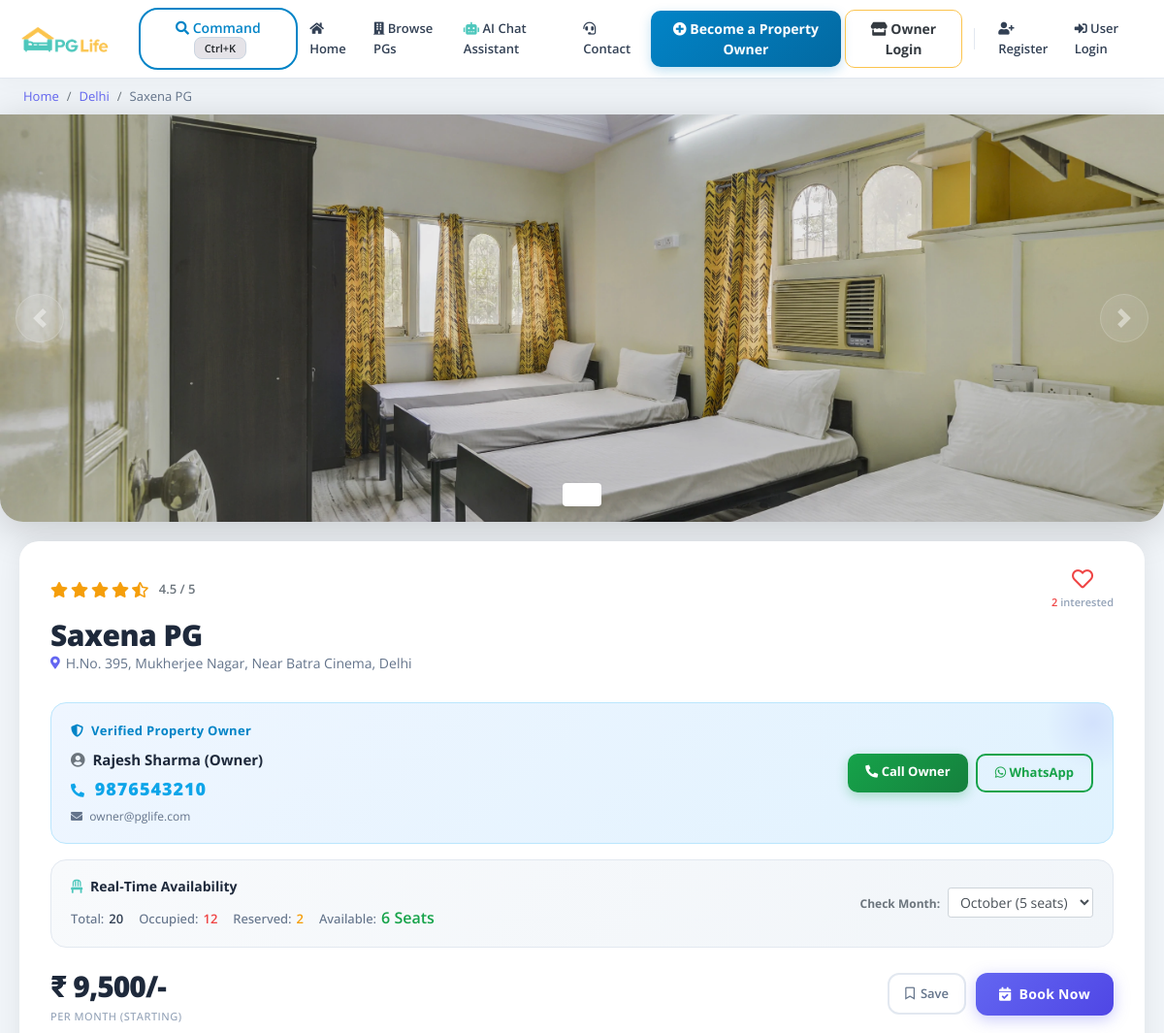
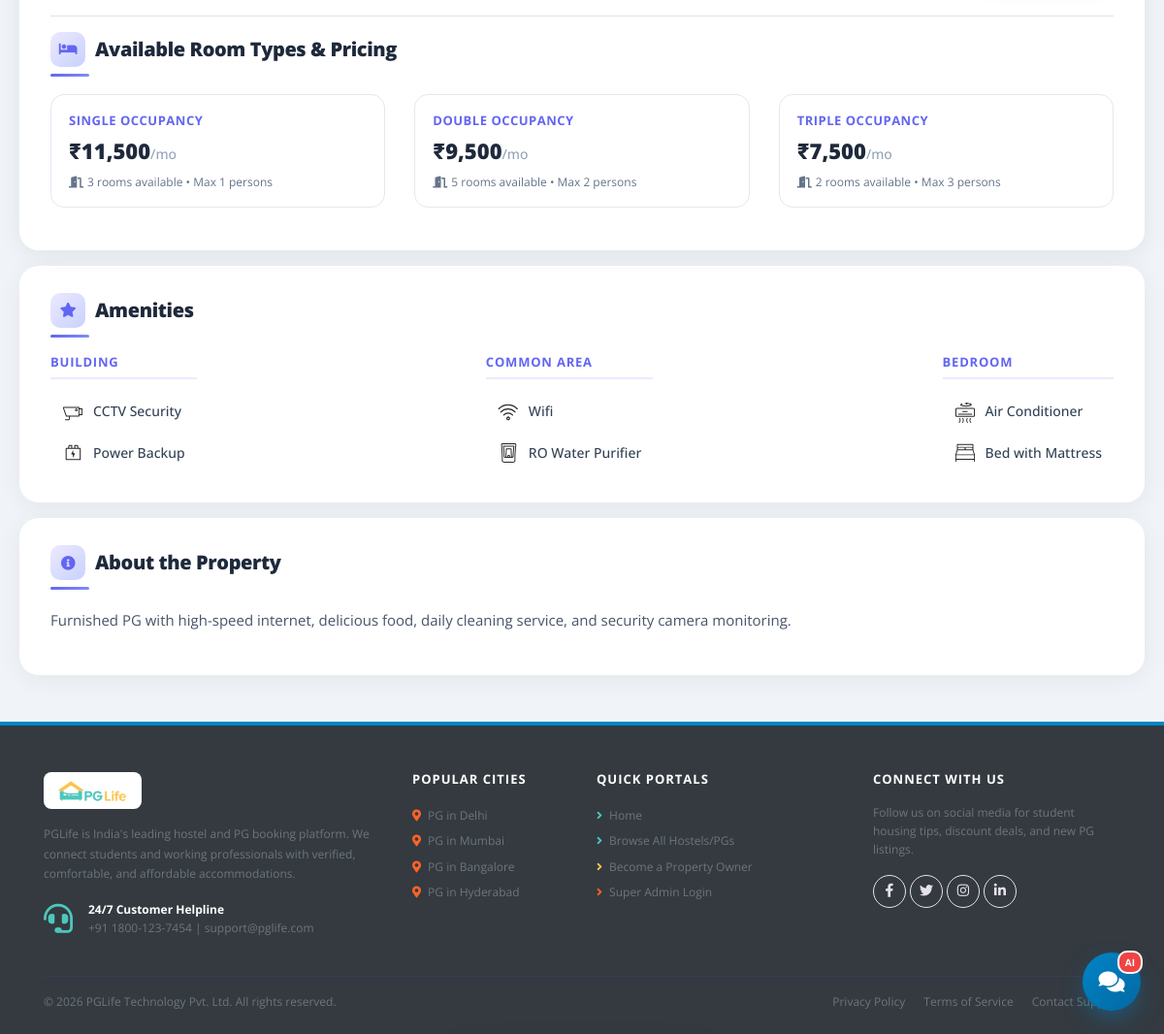
The page /property_detail.php?property_id=1 on the database its author committed (2 pictures, top to bottom).
### tables this page shows
CREATE TABLE `properties` (
  `id` int(11) NOT NULL AUTO_INCREMENT,
  `city_id` int(11) NOT NULL,
  `owner_id` int(11) DEFAULT NULL,
  `name` varchar(255) NOT NULL,
  `address` varchar(255) NOT NULL,
  `description` text NOT NULL,
  `gender` enum('male','female','unisex') NOT NULL,
  `rent` int(11) NOT NULL,
  `rating_clean` float(3,1) NOT NULL DEFAULT 4.0,
  `rating_food` float(3,1) NOT NULL DEFAULT 4.0,
  `rating_safety` float(3,1) NOT NULL DEFAULT 4.0,
  `status` enum('pending','approved','rejected','suspended') NOT NULL DEFAULT 'approved',
  `is_published` tinyint(1) NOT NULL DEFAULT 1,
  `is_pet_friendly` tinyint(1) NOT NULL DEFAULT 0,
  `near_college` varchar(255) DEFAULT NULL,
  `views_count` int(11) NOT NULL DEFAULT 0,
  `admin_notes` text DEFAULT NULL,
  `total_rooms` int(11) NOT NULL DEFAULT 10,
  `total_beds` int(11) NOT NULL DEFAULT 20,
  `total_seats` int(11) NOT NULL DEFAULT 20,
  `reserved_seats` int(11) NOT NULL DEFAULT 2,
  `occupied_seats` int(11) NOT NULL DEFAULT 12,
  `available_seats` int(11) NOT NULL DEFAULT 6,
  `monthly_vacancy` json DEFAULT NULL,
  `waiting_list_enabled` tinyint(1) NOT NULL DEFAULT 1,
  PRIMARY KEY (`id`),
  KEY `city_id` (`city_id`),
  KEY `owner_id` (`owner_id`),
  CONSTRAINT `fk_properties_cities` FOREIGN KEY (`city_id`) REFERENCES `cities` (`id`) ON DELETE CASCADE,
  CONSTRAINT `fk_properties_owner` FOREIGN KEY (`owner_id`) REFERENCES `users` (`id`) ON DELETE SET NULL
);

CREATE TABLE `cities` (
  `id` int(11) NOT NULL AUTO_INCREMENT,
  `name` varchar(100) NOT NULL,
  PRIMARY KEY (`id`)
);

CREATE TABLE `users` (
  `id` int(11) NOT NULL AUTO_INCREMENT,
  `email` varchar(255) NOT NULL,
  `password` varchar(255) NOT NULL,
  `full_name` varchar(255) NOT NULL,
  `phone` varchar(20) NOT NULL,
  `gender` varchar(10) NOT NULL,
  `college_name` varchar(255) NOT NULL,
  `role` enum('user','owner','admin') NOT NULL DEFAULT 'user',
  `profile_image` varchar(255) DEFAULT NULL,
  `address` text DEFAULT NULL,
  `id_proof_doc` varchar(255) DEFAULT NULL,
  `id_verified` enum('unverified','pending','verified','rejected','deactivated_archived') NOT NULL DEFAULT 'unverified',
  `notification_prefs` varchar(255) DEFAULT '{"email":true,"push":true,"sms":false}',
  `deletion_status` enum('none','pending_approval','approved','rejected') DEFAULT 'none',
  `deletion_reason` text DEFAULT NULL,
  `deletion_requested_at` datetime DEFAULT NULL,
  `deletion_admin_remark` text DEFAULT NULL,
  `created_at` timestamp DEFAULT CURRENT_TIMESTAMP,
  PRIMARY KEY (`id`),
  UNIQUE KEY `email` (`email`)
);

CREATE TABLE `property_rooms` (
  `id` int(11) NOT NULL AUTO_INCREMENT,
  `property_id` int(11) NOT NULL,
  `room_type` enum('Single','Double','Triple','Dormitory') NOT NULL,
  `rent` int(11) NOT NULL,
  `capacity` int(11) NOT NULL DEFAULT 1,
  `available_rooms` int(11) NOT NULL DEFAULT 1,
  PRIMARY KEY (`id`),
  KEY `property_id` (`property_id`),
  CONSTRAINT `fk_rooms_properties` FOREIGN KEY (`property_id`) REFERENCES `properties` (`id`) ON DELETE CASCADE
);

CREATE TABLE `amenities` (
  `id` int(11) NOT NULL AUTO_INCREMENT,
  `name` varchar(100) NOT NULL,
  `type` varchar(100) NOT NULL,
  `icon` varchar(100) NOT NULL,
  PRIMARY KEY (`id`)
);

### property_detail.php (the view, shortened to what this page needs)
<?php
require "includes/database_connect.php";
$property_id = (int)$_GET["property_id"];
$sql_1 = "SELECT p.*, p.id AS property_id, p.name AS property_name, c.name AS city_name,
               o.full_name AS owner_name, o.phone AS owner_phone, o.email AS owner_email
            FROM properties p
            INNER JOIN cities c ON p.city_id = c.id
            LEFT JOIN users o ON p.owner_id = o.id
            WHERE p.id = $property_id";
$result_1 = mysqli_query($conn, $sql_1);
$property = mysqli_fetch_assoc($result_1);
$sql_3 = "SELECT a.*
            FROM amenities a
            INNER JOIN properties_amenities pa ON a.id = pa.amenity_id
            WHERE pa.property_id = $property_id";
$result_3 = mysqli_query($conn, $sql_3);
$amenities = $result_3 ? mysqli_fetch_all($result_3, MYSQLI_ASSOC) : array();
$sql_4 = "SELECT * FROM interested_users_properties WHERE property_id = $property_id";
$result_4 = mysqli_query($conn, $sql_4);
$interested_users = $result_4 ? mysqli_fetch_all($result_4, MYSQLI_ASSOC) : array();
$interested_users_count = count($interested_users);
$monthly_vacancy = !empty($property['monthly_vacancy']) ? json_decode($property['monthly_vacancy'], true) : array(
    'January' => 6, 'February' => 0, 'March' => 3, 'April' => 8, 'May' => 5, 'June' => 4,
    'July' => 2, 'August' => 0, 'September' => 7, 'October' => 5, 'November' => 6, 'December' => 4
);
$current_month = date('F');
$avail_this_month = isset($monthly_vacancy[$current_month]) ? (int)$monthly_vacancy[$current_month] : (int)$property['available_seats'];
?>
<!DOCTYPE html>
<html lang="en">
<head>
    <?php include "includes/head_links.php"; ?>
    <link href="css/property_detail.css" rel="stylesheet" />
</head>
<body>
    <?php include "includes/header.php"; ?>
    <nav aria-label="breadcrumb">
        <ol class="breadcrumb py-2 px-4">
            <li class="breadcrumb-item"><a href="index.php">Home</a></li>
            <li class="breadcrumb-item"><a href="property_list.php?city=<?= $property['city_name']; ?>"><?= $property['city_name']; ?></a></li>
            <li class="breadcrumb-item active" aria-current="page"><?= htmlspecialchars($property['property_name']); ?></li>
        </ol>
    </nav>
    <div id="property-images" class="carousel slide" data-ride="carousel">
        <ol class="carousel-indicators">
            <?php
            $property_images = glob("img/properties/" . $property['property_id'] . "/*");
            foreach ($property_images as $index => $property_image) {
            ?>
                <li data-target="#property-images" data-slide-to="<?= $index ?>" class="<?= $index == 0 ? "active" : ""; ?>"></li>
            <?php } ?>
        </ol>
        <div class="carousel-inner">
            <?php foreach ($property_images as $index => $property_image) { ?>
                <div class="carousel-item <?= $index == 0 ? "active" : ""; ?>">
                    <img class="d-block w-100" src="<?= $property_image ?>" onerror="this.src='img/properties/1/46ebbb537aa9fb0a.jpg'" alt="Property image <?= $index + 1 ?>">
                </div>
            <?php } ?>
        </div>
        <a class="carousel-control-prev" href="#property-images" role="button" data-slide="prev">
            <span class="carousel-control-prev-icon"></span>
        </a>
        <a class="carousel-control-next" href="#property-images" role="button" data-slide="next">
            <span class="carousel-control-next-icon"></span>
        </a>
    </div>
    <div class="property-summary">
        <div class="row no-gutters justify-content-between align-items-center mb-2">
            <?php
            $total_rating = ($property['rating_clean'] + $property['rating_food'] + $property['rating_safety']) / 3;
            $total_rating = round($total_rating, 1);
            ?>
            <div class="star-container" title="<?= $total_rating ?>">
                <?php for ($i = 0; $i < 5; $i++) {
                    if ($total_rating >= $i + 0.8) { echo '<i class="fas fa-star"></i>'; }
                    elseif ($total_rating >= $i + 0.3) { echo '<i class="fas fa-star-half-alt"></i>'; }
                    else { echo '<i class="far fa-star"></i>'; }
                } ?>
                <span class="ml-2 text-muted" style="font-size:13px;font-weight:600;"><?= $total_rating ?> / 5</span>
            </div>
            <div class="interested-container">
                <?php
                $is_interested = false;
                ?>
                <button class="btn btn-link p-0 text-decoration-none border-0" onclick="requireAuth('interest')" title="Mark Interested">
                    <i class="<?= $is_interested ? 'fas' : 'far'; ?> fa-heart is-interested-image"></i>
                    <span class="interested-text"><span class="interested-user-count"><?= $interested_users_count ?></span> interested</span>
                </button>
            </div>
        </div>
        <div class="detail-container my-2">
            <div class="property-name"><?= htmlspecialchars($property['property_name']) ?></div>
            <div class="property-address"><?= htmlspecialchars($property['address']) ?></div>
        </div>
        <?php
        $owner_name  = !empty($property['owner_name'])  ? $property['owner_name']  : 'Rajesh Sharma (Owner)';
        $owner_phone = !empty($property['owner_phone']) ? $property['owner_phone'] : '9876543210';
        $owner_email = !empty($property['owner_email']) ? $property['owner_email'] : 'owner@pglife.com';
        ?>
        <div class="owner-contact-card">
            <div class="row align-items-center">
                <div class="col-md-7">
                    <div class="owner-label"><i class="fas fa-shield-alt mr-1"></i> Verified Property Owner</div>
                    <div class="owner-name mb-1"><i class="fas fa-user-circle mr-1 text-muted"></i> <?= htmlspecialchars($owner_name); ?></div>
                    <div class="owner-phone"><i class="fas fa-phone-alt mr-1" style="font-size:14px;"></i> <?= htmlspecialchars($owner_phone); ?></div>
                    <div class="owner-email mt-1"><i class="fas fa-envelope mr-1"></i> <?= htmlspecialchars($owner_email); ?></div>
                </div>
                <div class="col-md-5 text-md-right mt-3 mt-md-0 d-flex flex-column flex-md-row gap-2 justify-content-md-end" style="gap:8px;">
                    <a href="tel:<?= $owner_phone; ?>" class="btn btn-call-owner mb-2 mb-md-0">
                        <i class="fas fa-phone-alt"></i> Call Owner
                    </a>
                    <a href="https://wa.me/91<?= $owner_phone; ?>" target="_blank" class="btn btn-whatsapp-owner">
                        <i class="fab fa-whatsapp"></i> WhatsApp
                    </a>
                </div>
            </div>
        </div>
        <div class="seat-badge my-3">
            <div class="row align-items-center">
                <div class="col-md-7">
                    <div class="seat-title"><i class="fas fa-chair text-primary mr-1"></i> Real-Time Availability</div>
                    <div>
                        <span class="seat-stat"><span class="label">Total:</span><span class="total-val"><?= (int)$property['total_beds']; ?></span></span>
                        <span class="seat-stat"><span class="label">Occupied:</span><span class="occupied-val"><?= (int)$property['occupied_seats']; ?></span></span>
                        <span class="seat-stat"><span class="label">Reserved:</span><span class="reserved-val"><?= (int)$property['reserved_seats']; ?></span></span>
                        <span class="seat-stat"><span class="label">Available:</span><span class="avail-val" id="liveAvailSeats"><?= (int)$property['available_seats']; ?> Seats</span></span>
                    </div>
                </div>
                <div class="col-md-5 mt-2 mt-md-0 text-md-right">
                    <label class="small font-weight-bold mr-1 text-muted" for="selectMonthVacancy">Check Month:</label>
                    <select id="selectMonthVacancy" class="form-control form-control-sm d-inline-block" style="width: 150px;" onchange="updateMonthVacancy(this.value)">
                        <?php foreach ($monthly_vacancy as $month_name => $seats_cnt) { ?>
                            <option value="<?= $seats_cnt; ?>" <?= $month_name === $current_month ? 'selected' : ''; ?>>
                                <?= $month_name; ?> (<?= $seats_cnt; ?> seats)
                            </option>
                        <?php } ?>
                    </select>
                </div>
            </div>
        </div>
        <div class="row no-gutters align-items-center mt-3">
            <div class="rent-container col-6">
                <div class="rent">₹ <?= number_format($property['rent']) ?>/-</div>
                <div class="rent-unit">per month (Starting)</div>
            </div>
            <div class="button-container col-6">
                <button class="btn-save-prop" onclick="requireAuth('save', <?= $property['property_id']; ?>)" id="btnSaveProperty">
                    <i class="far fa-bookmark" id="iconSavedProperty"></i> Save
                </button>
                <button id="btnBookNow" class="btn-book-now"
                    onclick="requireAuth('book', <?= $property['property_id']; ?>)"
                    <?= $avail_this_month === 0 ? 'disabled' : ''; ?>>
                    <i class="fas fa-calendar-check mr-1"></i> Book Now
                </button>
            </div>
        </div>
        <?php
        $rooms_res = mysqli_query($conn, "SELECT * FROM property_rooms WHERE property_id = $property_id");
        if ($rooms_res && mysqli_num_rows($rooms_res) > 0) {
        ?>
            <div class="mt-4 pt-3 border-top">
                <h5 class="section-header">
                    <span class="section-icon"><i class="fas fa-bed"></i></span>
                    Available Room Types &amp; Pricing
                </h5>
                <div class="row">
                    <?php while ($room = mysqli_fetch_assoc($rooms_res)) { ?>
                        <div class="col-md-4 mb-3">
                            <div class="room-card">
                                <div class="room-type-label"><?= $room['room_type']; ?> Occupancy</div>
                                <div class="room-rent">₹<?= number_format($room['rent']); ?><span style="font-size:14px;font-weight:500;color:#94a3b8;">/mo</span></div>
                                <div class="room-avail"><i class="fas fa-door-open mr-1"></i><?= $room['available_rooms']; ?> rooms available &bull; Max <?= $room['capacity']; ?> persons</div>
                            </div>
                        </div>
                    <?php } ?>
                </div>
            </div>
        <?php } ?>
    </div>
    <div class="property-amenities">
        <h2 class="section-header"><span class="section-icon"><i class="fas fa-star"></i></span> Amenities</h2>
        <div class="row justify-content-between">
            <div class="col-md-auto">
                <h5>Building</h5>
                <?php foreach ($amenities as $amenity) { if ($amenity['type'] == "Building") { ?>
                    <div class="amenity-container"><img src="img/amenities/<?= $amenity['icon'] ?>.svg" onerror="this.style.display='none'" alt="<?= $amenity['name'] ?>"> <span><?= $amenity['name'] ?></span></div>
                <?php } } ?>
            </div>
            <div class="col-md-auto">
                <h5>Common Area</h5>
                <?php foreach ($amenities as $amenity) { if ($amenity['type'] == "Common Area") { ?>
                    <div class="amenity-container"><img src="img/amenities/<?= $amenity['icon'] ?>.svg" onerror="this.style.display='none'" alt="<?= $amenity['name'] ?>"> <span><?= $amenity['name'] ?></span></div>
                <?php } } ?>
            </div>
            <div class="col-md-auto">
                <h5>Bedroom</h5>
                <?php foreach ($amenities as $amenity) { if ($amenity['type'] == "Bedroom") { ?>
                    <div class="amenity-container"><img src="img/amenities/<?= $amenity['icon'] ?>.svg" onerror="this.style.display='none'" alt="<?= $amenity['name'] ?>"> <span><?= $amenity['name'] ?></span></div>
                <?php } } ?>
            </div>
        </div>
    </div>
    <div class="property-about">
        <h2 class="section-header"><span class="section-icon"><i class="fas fa-info-circle"></i></span> About the Property</h2>
        <p><?= htmlspecialchars($property['description']) ?></p>
    </div>
    <?php
    include "includes/footer.php";
    ?>
</body>
</html>

### rows shown on the page
properties: city.name "Delhi", name "Saxena PG", rating_clean "4.5", address "H.No. 395, Mukherjee Nagar, Near Batra Cinema, Delhi", owner.full_name "Rajesh Sharma (Owner)", owner.phone "9876543210", owner.email "owner@pglife.com", total_beds "20", occupied_seats "12", reserved_seats "2", available_seats "6", rent "9,500", description "Furnished PG with high-speed internet, delicious food, daily cleaning service, and security camera monitoring."
property_rooms: room_type "SINGLE", rent "11,500", available_rooms "3", capacity "1"
property_rooms: room_type "DOUBLE", rent "9,500", available_rooms "5", capacity "2"
property_rooms: room_type "TRIPLE", rent "7,500", available_rooms "2", capacity "3"
amenities: icon (picture), name "CCTV Security"
amenities: icon (picture), name "Power Backup"
amenities: icon (picture), name "Wifi"
amenities: icon (picture), name "RO Water Purifier"
amenities: shows a picture, name "Air Conditioner"
amenities: shows a picture, name "Bed with Mattress"

### other values the page prints
$interested_users_count "2"
form field value "October (5 seats)"
